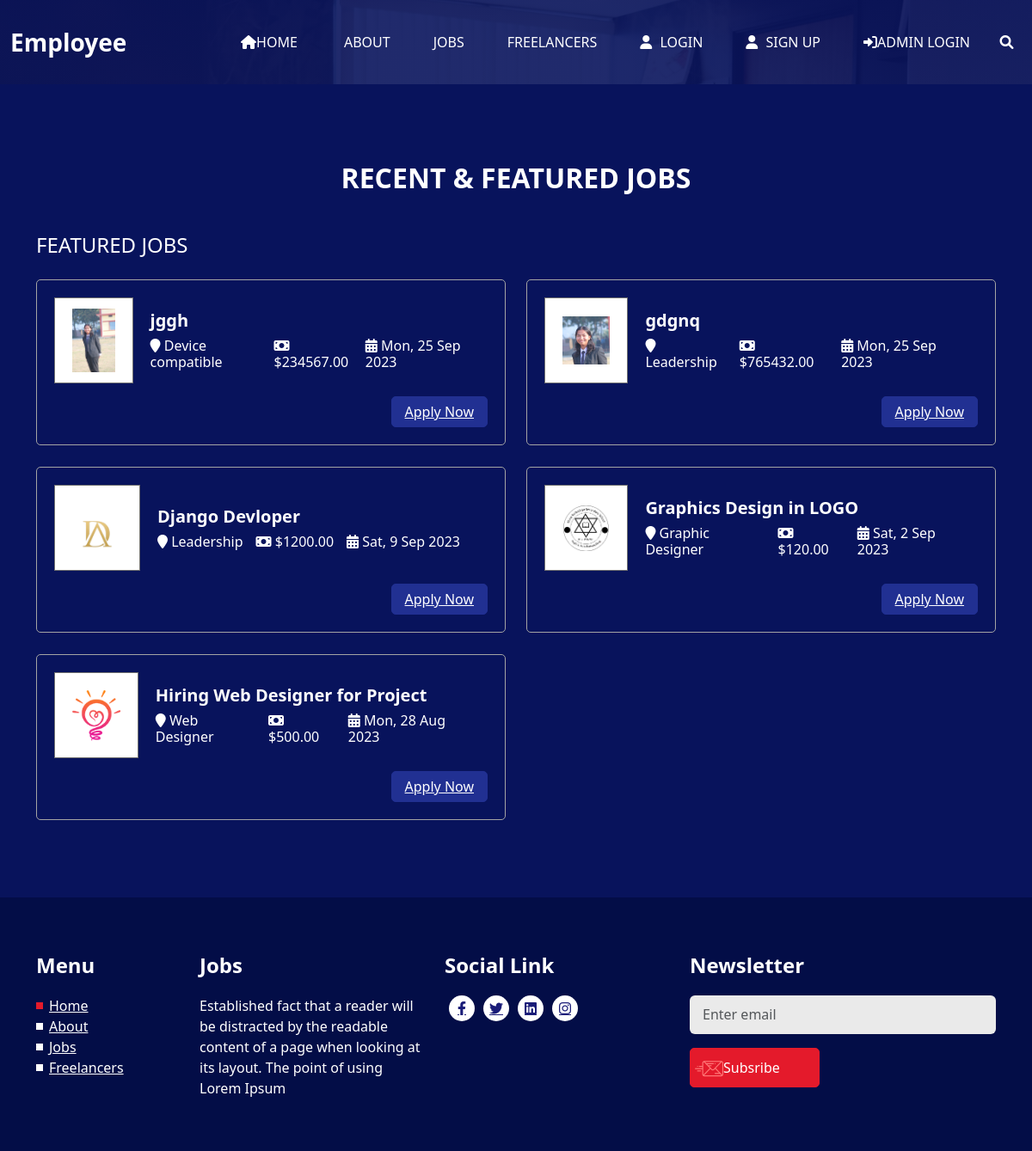
The app's page /job_all/ with its own data.
### web_app/model.py (models this page shows, shortened)
class JobPosting(models.Model):
     STATUS_CHOICES = [
          ("active", "Active"),
          ("in_active", "Inactive"),
     ]
     title = models.CharField(max_length=200)
     company = models.CharField(max_length=100)
     feature_image = models.ImageField(upload_to="Job_post_images/%Y/%m/%d", blank=False)
     status = models.CharField(max_length=20, choices=STATUS_CHOICES, default="active")
     description = models.TextField()
     salary = models.DecimalField(max_digits=10, decimal_places=2)
     posted_at = models.DateTimeField(auto_now_add=True)
     views_count = models.PositiveBigIntegerField(default=0)
     category = models.ForeignKey(JobCategory, on_delete=models.CASCADE)
     location = models.ManyToManyField(JobLocation)

class JobCategory(models.Model):
     name = models.CharField(max_length=100)

### web_app/views.py (the view)
# urls.py: path("job_all/", JobAllView.as_view(), name = "job_all"),
class JobAllView(ListView):
    model = JobPosting
    template_name = "jobs/job_all.html"
    context_object_name = "posts"
    queryset = JobPosting.objects.all()
    def get_context_data(self, **kwargs):
        context = super().get_context_data(**kwargs)
        context["featured_posts"] = JobPosting.objects.filter(
            posted_at__isnull=False, status="active"
        ).order_by("-posted_at")
        return context

### templates/jobs/job_all.html (shortened to what this page needs)
{% extends 'base.html' %}
{% load static %}
{% block content %}
{% include 'header.html' %}
<section class="job_section layout_padding">
  <div class="container">
    <div class="heading_container heading_center">
      <h2>
        RECENT & FEATURED JOBS
      </h2>
    </div>
    <div class="job_container">
      <h4 class="job_heading">
        Featured Jobs
      </h4>
      <div class="row">
        {% for featured_post in featured_posts %}
        <div class="col-lg-6">
          <div class="box">
            <div class="job_content-box">
              <div class="img-box">
                <img src="{{featured_post.feature_image.url}}" alt="{{ featured_post.title}}">
              </div>
              <div class="detail-box">
                <h5>
                  {{featured_post.title}}
                </h5>
                <div class="detail-info">
                  <h6>
                    <i class="fa fa-map-marker" aria-hidden="true"></i>
                    <span>
                      {{featured_post.category.name}}
                    </span>
                  </h6>
                  <h6>
                    <i class="fa fa-money" aria-hidden="true"></i>
                    <span>
                      ${{featured_post.salary}}
                    </span>
                  </h6>
                  <h6>
                    <i class="fa fa-calendar-alt"></i>
                    <span>{{featured_post.posted_at|date:" D, j M Y"}}
                    </span>
                  </h6>
                </div>
              </div>
            </div>
            <div class="option-box">
              <a href="{% url 'apply' %}" class="apply-btn">
                Apply Now
              </a>
            </div>
          </div>
        </div>
        {% endfor %}
      </div>
    </div>
  </div>
</section>
{% include 'home/info_section.html' %}
{% endblock content %}

### static/jobs/css/style.css (style rules this page uses)
body { font-family: 'Poppins', sans-serif; color: #0c0c0c; background-color: #ffffff; overflow-x: hidden; }
.layout_padding { padding: 90px 0; }
.heading_container { display: -webkit-box; display: -moz-box; display: -ms-flexbox; display: flex; -webkit-box-orient: vertical; -webkit-box-direction: normal; -moz-box-orient: vertical; -moz-box-direction: normal; -ms-flex-direction: column; flex-direction: column; -webkit-box-align: start; -moz-box-align: start; -ms-flex-align: start; align-items: flex-start; }
.heading_container h2 { position: relative; text-transform: uppercase; font-weight: bold; margin-bottom: 0; }
.heading_container.heading_center { -webkit-box-align: center; -moz-box-align: center; -ms-flex-align: center; align-items: center; text-align: center; }
a, a:hover, a:focus { text-decoration: none; }
.job_section { background-color: #08135c; color: #ffffff; }
.job_section .heading_container { margin-bottom: 15px; }
.job_section .job_container { margin-top: 45px; }
.job_section .job_heading { margin-bottom: 0; text-transform: uppercase; }
.job_section .box { display: -webkit-box; display: -moz-box; display: -ms-flexbox; display: flex; -webkit-box-orient: vertical; -webkit-box-direction: normal; -moz-box-orient: vertical; -moz-box-direction: normal; -ms-flex-direction: column; flex-direction: column; padding: 20px; border: 1px solid #a4a4a4; margin-top: 25px; -webkit-transition: all .3s; -o-transition: all .3s; -moz-transition: all .3s; transition: all .3s; border-radius: 5px; }
.job_section .box .job_content-box { display: -webkit-box; display: -moz-box; display: -ms-flexbox; display: flex; -webkit-box-align: center; -moz-box-align: center; -ms-flex-align: center; align-items: center; }
.job_section .box .img-box { width: 100px; height: 100px; display: -webkit-box; display: -moz-box; display: -ms-flexbox; display: flex; -webkit-box-pack: center; -moz-box-pack: center; -ms-flex-pack: center; justify-content: center; -webkit-box-align: center; -moz-box-align: center; -ms-flex-align: center; align-items: center; padding: 20px; margin-right: 20px; border: 1px solid #717171; background-color: #ffffff; }
.job_section .box .img-box img { width: 100%; }
.job_section .box .detail-box h5 { font-weight: 600; }
.job_section .box .detail-box .detail-info { display: -webkit-box; display: -moz-box; display: -ms-flexbox; display: flex; }
.job_section .box .detail-box .detail-info h6 { margin: 0; margin-right: 15px; }
.job_section .box .option-box { display: -webkit-box; display: -moz-box; display: -ms-flexbox; display: flex; margin-left: auto; }
.job_section .box .option-box .apply-btn { display: inline-block; padding: 5px 15px; background-color: #213092; color: #ffffff; border-radius: 5px; -webkit-transition: all .3s; -o-transition: all .3s; -moz-transition: all .3s; transition: all .3s; border: 1px solid #213092; outline: none; }

### static/jobs/css/responsive.css (style rules this page uses)
@media (max-width: 1200px) { .job_section .box .option-box { display: -webkit-box; display: -ms-flexbox; display: flex; margin-left: auto; margin-top: 15px; } }

### records on screen
JobPosting: feature_image (picture), title "jggh", category.name "Device compatible", salary "234567.00", posted_at "Mon, 25 Sep 2023"
JobPosting: feature_image (picture), title "gdgnq", category.name "Leadership", salary "765432.00", posted_at "Mon, 25 Sep 2023"
JobPosting: feature_image (picture), title "Django Devloper", category.name "Leadership", salary "1200.00", posted_at "Sat, 9 Sep 2023"
JobPosting: feature_image (picture), title "Graphics Design in LOGO", category.name "Graphic Designer", salary "120.00", posted_at "Sat, 2 Sep 2023"
JobPosting: feature_image (picture), title "Hiring Web Designer for Project", category.name "Web Designer", salary "500.00", posted_at "Mon, 28 Aug 2023"
